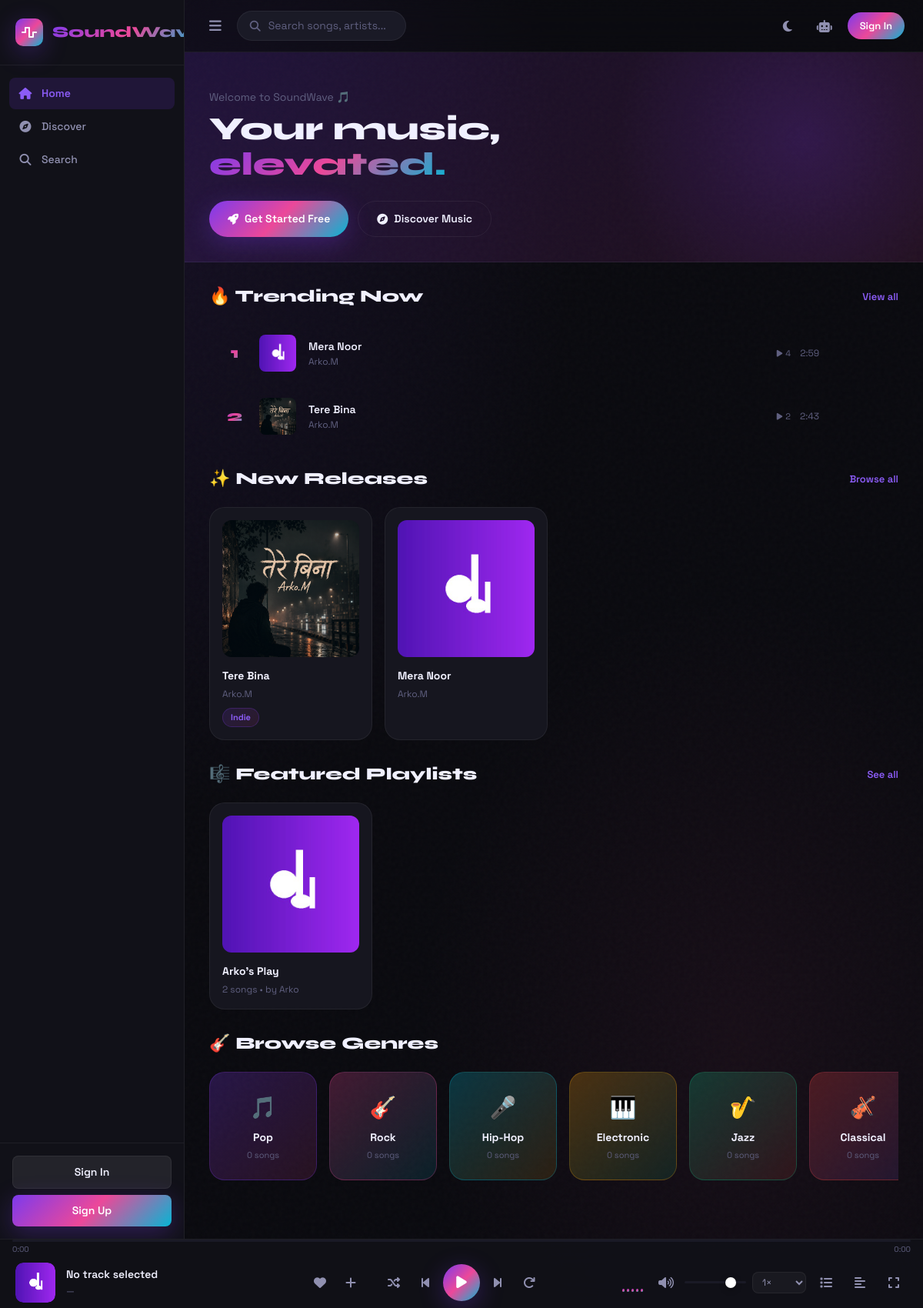
The page / on the database its author committed.
### app/models/song.py (models this page shows, shortened)
class Song(db.Model):
    __tablename__ = 'songs'
    id = db.Column(db.Integer, primary_key=True)
    title = db.Column(db.String(200), nullable=False)
    artist = db.Column(db.String(200), nullable=False, default='Unknown Artist')
    album = db.Column(db.String(200), default='Unknown Album')
    genre_id = db.Column(db.Integer, db.ForeignKey('genres.id'), nullable=True)
    duration = db.Column(db.Integer, default=0)  # seconds
    file_path = db.Column(db.String(500), nullable=False)
    cover_path = db.Column(db.String(500), default='default_cover.jpg')
    lyrics = db.Column(db.Text, default='')
    play_count = db.Column(db.Integer, default=0)
    year = db.Column(db.Integer, nullable=True)
    bitrate = db.Column(db.Integer, default=0)
    file_size = db.Column(db.Integer, default=0)
    uploaded_by = db.Column(db.Integer, db.ForeignKey('users.id'), nullable=True)
    is_public = db.Column(db.Boolean, default=True)
    created_at = db.Column(db.DateTime, default=datetime.utcnow)
    favorites = db.relationship('Favorite', backref='song', lazy='dynamic', cascade='all, delete-orphan')
    history_entries = db.relationship('PlayHistory', backref='song', lazy='dynamic', cascade='all, delete-orphan')
    @property
    def duration_formatted(self):
        mins = self.duration // 60
        secs = self.duration % 60
        return f"{mins}:{secs:02d}"

class Genre(db.Model):
    __tablename__ = 'genres'
    id = db.Column(db.Integer, primary_key=True)
    name = db.Column(db.String(50), unique=True, nullable=False)
    songs = db.relationship('Song', backref='genre_ref', lazy='dynamic')

### app/models/playlist.py (models this page shows, shortened)
class Playlist(db.Model):
    __tablename__ = 'playlists'
    id = db.Column(db.Integer, primary_key=True)
    name = db.Column(db.String(200), nullable=False)
    description = db.Column(db.String(500), default='')
    cover_path = db.Column(db.String(500), default='default_playlist.jpg')
    user_id = db.Column(db.Integer, db.ForeignKey('users.id'), nullable=False)
    is_public = db.Column(db.Boolean, default=True)
    created_at = db.Column(db.DateTime, default=datetime.utcnow)
    updated_at = db.Column(db.DateTime, default=datetime.utcnow, onupdate=datetime.utcnow)
    playlist_songs = db.relationship(
        'PlaylistSong',
        backref='playlist',
        lazy='dynamic',
        cascade='all, delete-orphan',
        order_by='PlaylistSong.position'
    )
    @property
    def song_count(self):
        return self.playlist_songs.count()

### app/models/user.py (models this page shows, shortened)
class User(UserMixin, db.Model):
    __tablename__ = 'users'
    id = db.Column(db.Integer, primary_key=True)
    username = db.Column(db.String(64), unique=True, nullable=False, index=True)
    email = db.Column(db.String(120), unique=True, nullable=False, index=True)
    password_hash = db.Column(db.String(256), nullable=False)
    avatar = db.Column(db.String(256), default='default_avatar.png')
    bio = db.Column(db.String(500), default='')
    is_admin = db.Column(db.Boolean, default=False)
    is_active = db.Column(db.Boolean, default=True)
    theme = db.Column(db.String(10), default='dark')
    created_at = db.Column(db.DateTime, default=datetime.utcnow)
    last_seen = db.Column(db.DateTime, default=datetime.utcnow)
    playlists = db.relationship('Playlist', backref='owner', lazy='dynamic', cascade='all, delete-orphan')
    favorites = db.relationship('Favorite', backref='user', lazy='dynamic', cascade='all, delete-orphan')
    history = db.relationship('PlayHistory', backref='user', lazy='dynamic', cascade='all, delete-orphan')
    uploaded_songs = db.relationship('Song', backref='uploader', lazy='dynamic')

### app/routes/main.py (the view)
@main_bp.route('/')
def index():
    trending = Song.query.filter_by(is_public=True).order_by(Song.play_count.desc()).limit(10).all()
    recent_songs = Song.query.filter_by(is_public=True).order_by(Song.created_at.desc()).limit(12).all()
    featured_playlists = Playlist.query.filter_by(is_public=True).order_by(Playlist.created_at.desc()).limit(6).all()
    genres = Genre.query.all()
    user_history = []
    user_playlists = []
    if current_user.is_authenticated:
        user_history = PlayHistory.query.filter_by(user_id=current_user.id)\
            .order_by(PlayHistory.played_at.desc()).limit(8).all()
        user_playlists = current_user.playlists.order_by(Playlist.updated_at.desc()).limit(6).all()
    return render_template('index.html',
                           trending=trending,
                           recent_songs=recent_songs,
                           featured_playlists=featured_playlists,
                           genres=genres,
                           user_history=user_history,
                           user_playlists=user_playlists)

### app/templates/index.html (shortened to what this page needs)
{% extends 'base.html' %}
{% block content %}
<div class="hero-banner">
  <div class="hero-greeting">
    {% if current_user.is_authenticated %}Good day, {{ current_user.username }} 👋{% else %}Welcome to SoundWave 🎵{% endif %}
  </div>
  <h1 class="hero-title">
    Your music,<br><span>elevated.</span>
  </h1>
  {% if not current_user.is_authenticated %}
  <div style="display:flex;gap:12px;margin-top:24px">
    <a href="{{ url_for('auth.register') }}" class="btn btn-primary" style="border-radius:24px">
      <i class="fas fa-rocket"></i> Get Started Free
    </a>
    <a href="{{ url_for('main.discover') }}" class="btn btn-outline" style="border-radius:24px">
      <i class="fas fa-compass"></i> Discover Music
    </a>
  </div>
  {% endif %}
</div>
{% if trending %}
<div class="page-section">
  <div class="section-header">
    <h2 class="section-title">🔥 Trending Now</h2>
    <a href="{{ url_for('main.discover') }}" class="section-link">View all</a>
  </div>
  <div class="songs-grid">
    {% for song in trending[:8] %}
    <div class="trending-item"
         data-song-id="{{ song.id }}"
         data-title="{{ song.title }}"
         data-artist="{{ song.artist }}"
         data-cover="{{ song.cover_path }}"
         data-duration="{{ song.duration }}"
         data-duration-fmt="{{ song.duration_formatted }}"
         data-lyrics="{{ song.lyrics|default('') }}">
      <span class="trending-rank {% if loop.index <= 3 %}top{% endif %}">{{ loop.index }}</span>
      <img src="{{ url_for('player.cover', filename=song.cover_path) }}" alt="{{ song.title }}"
           style="width:48px;height:48px;border-radius:8px;object-fit:cover;flex-shrink:0"
           onerror="this.src='/static/images/default_cover.jpg'">
      <div style="flex:1;min-width:0">
        <div style="font-size:14px;font-weight:600;white-space:nowrap;overflow:hidden;text-overflow:ellipsis">{{ song.title }}</div>
        <div style="font-size:12px;color:var(--text-muted)">{{ song.artist }}</div>
      </div>
      <div style="display:flex;align-items:center;gap:12px">
        <span class="play-count"><i class="fas fa-play"></i> {{ song.play_count }}</span>
        <span style="font-size:12px;color:var(--text-muted)">{{ song.duration_formatted }}</span>
      </div>
    </div>
    {% endfor %}
  </div>
</div>
{% endif %}
{% if recent_songs %}
<div class="page-section">
  <div class="section-header">
    <h2 class="section-title">✨ New Releases</h2>
    <a href="{{ url_for('main.discover') }}" class="section-link">Browse all</a>
  </div>
  <div class="cards-grid">
    {% for song in recent_songs %}
    <div class="grid-card"
         data-song-id="{{ song.id }}"
         data-title="{{ song.title }}"
         data-artist="{{ song.artist }}"
         data-cover="{{ song.cover_path }}"
         data-duration="{{ song.duration }}"
         data-duration-fmt="{{ song.duration_formatted }}"
         data-lyrics="{{ song.lyrics|default('') }}">
      <div class="grid-card-cover">
        <img src="{{ url_for('player.cover', filename=song.cover_path) }}" alt="{{ song.title }}"
             onerror="this.src='/static/images/default_cover.jpg'">
      </div>
      <div class="grid-card-title">{{ song.title|truncate(22) }}</div>
      <div class="grid-card-sub">{{ song.artist }}</div>
      {% if song.genre_ref %}
      <div style="margin-top:8px"><span class="genre-badge">{{ song.genre_ref.name }}</span></div>
      {% endif %}
    </div>
    {% endfor %}
  </div>
</div>
{% endif %}
{% if featured_playlists %}
<div class="page-section">
  <div class="section-header">
    <h2 class="section-title">🎼 Featured Playlists</h2>
    <a href="{{ url_for('playlist.index') }}" class="section-link">See all</a>
  </div>
  <div class="cards-grid">
    {% for pl in featured_playlists %}
    <a href="{{ url_for('playlist.view', playlist_id=pl.id) }}" style="text-decoration:none">
      <div class="grid-card">
        <div class="grid-card-cover">
          <img src="{{ url_for('player.cover', filename=pl.cover_path) }}" alt="{{ pl.name }}"
               onerror="this.src='/static/images/default_cover.jpg'">
        </div>
        <div class="grid-card-title">{{ pl.name|truncate(22) }}</div>
        <div class="grid-card-sub">{{ pl.song_count }} songs • by {{ pl.owner.username }}</div>
      </div>
    </a>
    {% endfor %}
  </div>
</div>
{% endif %}
{% if genres %}
<div class="page-section">
  <h2 class="section-title" style="margin-bottom:20px">🎸 Browse Genres</h2>
  <div class="h-scroll">
    {% set genre_colors = ['#7c3aed','#ec4899','#06b6d4','#f59e0b','#10b981','#ef4444','#8b5cf6','#0ea5e9','#f97316','#14b8a6'] %}
    {% for g in genres %}
    <a href="{{ url_for('main.discover', genre=g.id) }}" style="text-decoration:none;flex-shrink:0">
      <div style="
        background: linear-gradient(135deg, {{ genre_colors[loop.index0 % genre_colors|length] }}40, {{ genre_colors[(loop.index0+1) % genre_colors|length] }}20);
        border: 1px solid {{ genre_colors[loop.index0 % genre_colors|length] }}40;
        border-radius: var(--radius-lg);
        padding: 24px 20px;
        min-width: 140px;
        text-align: center;
        cursor: pointer;
        transition: all 0.2s ease;
      " onmouseover="this.style.transform='translateY(-4px)';this.style.boxShadow='0 12px 30px rgba(0,0,0,0.3)'"
         onmouseout="this.style.transform='';this.style.boxShadow=''">
        <div style="font-size:28px;margin-bottom:8px">
          {{ ['🎵','🎸','🎤','🎹','🎷','🎻','🎺','🥁','🎙️','🪗'][loop.index0 % 10] }}
        </div>
        <div style="font-weight:700;font-size:14px;color:var(--text-primary)">{{ g.name }}</div>
        <div style="font-size:11px;color:var(--text-muted);margin-top:4px">{{ g.songs.count() }} songs</div>
      </div>
    </a>
    {% endfor %}
  </div>
</div>
{% endif %}
<div style="height:40px"></div>
{% endblock %}

### rows shown on the page
Song: cover_path (picture), title "Mera Noor", artist "Arko.M", play_count "4", duration_formatted "2:59"
Song: cover_path (picture), title "Tere Bina", artist "Arko.M", play_count "2", duration_formatted "2:43", genre_ref.name "Indie"
Playlist: cover_path (placeholder picture), name "Arko's Play", song_count "2", owner.username "Arko"
Genre: index0 "🎵", name "Pop", songs.count "0"
Genre: index0 "🎸", name "Rock", songs.count "0"
Genre: index0 "🎤", name "Hip-Hop", songs.count "0"
Genre: index0 "🎹", name "Electronic", songs.count "0"
Genre: index0 "🎷", name "Jazz", songs.count "0"
Genre: index0 "🎻", name "Classical", songs.count "0"
